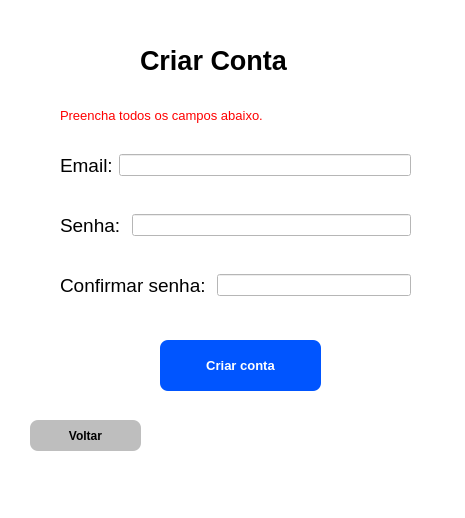
<?xml version="1.0" encoding="UTF-8"?>
<ui version="4.0">
 <class>MainWindow</class>
 <widget class="QMainWindow" name="MainWindow">
  <property name="geometry">
   <rect>
    <x>0</x>
    <y>0</y>
    <width>465</width>
    <height>518</height>
   </rect>
  </property>
  <property name="windowTitle">
   <string>MainWindow</string>
  </property>
  <property name="styleSheet">
   <string notr="true">background-color: rgb(255, 255, 255);</string>
  </property>
  <widget class="QWidget" name="centralwidget">
   <widget class="QPushButton" name="pushButton">
    <property name="geometry">
     <rect>
      <x>30</x>
      <y>420</y>
      <width>111</width>
      <height>31</height>
     </rect>
    </property>
    <property name="font">
     <font>
      <weight>75</weight>
      <bold>true</bold>
     </font>
    </property>
    <property name="cursor">
     <cursorShape>PointingHandCursor</cursorShape>
    </property>
    <property name="styleSheet">
     <string notr="true"> border-radius: 8px;
background-color: rgb(190, 190, 190);</string>
    </property>
    <property name="text">
     <string>Voltar</string>
    </property>
   </widget>
   <widget class="QLabel" name="label">
    <property name="geometry">
     <rect>
      <x>140</x>
      <y>40</y>
      <width>191</width>
      <height>41</height>
     </rect>
    </property>
    <property name="font">
     <font>
      <pointsize>20</pointsize>
      <weight>75</weight>
      <bold>true</bold>
     </font>
    </property>
    <property name="text">
     <string>Criar Conta</string>
    </property>
   </widget>
   <widget class="QWidget" name="horizontalLayoutWidget">
    <property name="geometry">
     <rect>
      <x>60</x>
      <y>140</y>
      <width>351</width>
      <height>51</height>
     </rect>
    </property>
    <layout class="QHBoxLayout" name="horizontalLayout">
     <item>
      <widget class="QLabel" name="label_2">
       <property name="font">
        <font>
         <pointsize>14</pointsize>
        </font>
       </property>
       <property name="text">
        <string>Email:</string>
       </property>
      </widget>
     </item>
     <item>
      <widget class="QLineEdit" name="lineEdit"/>
     </item>
    </layout>
   </widget>
   <widget class="QWidget" name="horizontalLayoutWidget_2">
    <property name="geometry">
     <rect>
      <x>60</x>
      <y>200</y>
      <width>351</width>
      <height>51</height>
     </rect>
    </property>
    <layout class="QHBoxLayout" name="horizontalLayout_2">
     <item>
      <widget class="QLabel" name="label_3">
       <property name="font">
        <font>
         <pointsize>14</pointsize>
        </font>
       </property>
       <property name="text">
        <string>Senha: </string>
       </property>
      </widget>
     </item>
     <item>
      <widget class="QLineEdit" name="lineEdit_2">
       <property name="enabled">
        <bool>true</bool>
       </property>
       <property name="echoMode">
        <enum>QLineEdit::Password</enum>
       </property>
      </widget>
     </item>
    </layout>
   </widget>
   <widget class="QWidget" name="horizontalLayoutWidget_3">
    <property name="geometry">
     <rect>
      <x>60</x>
      <y>260</y>
      <width>351</width>
      <height>51</height>
     </rect>
    </property>
    <layout class="QHBoxLayout" name="horizontalLayout_3">
     <item>
      <widget class="QLabel" name="label_4">
       <property name="font">
        <font>
         <pointsize>14</pointsize>
        </font>
       </property>
       <property name="text">
        <string>Confirmar senha: </string>
       </property>
      </widget>
     </item>
     <item>
      <widget class="QLineEdit" name="lineEdit_3">
       <property name="echoMode">
        <enum>QLineEdit::Password</enum>
       </property>
      </widget>
     </item>
    </layout>
   </widget>
   <widget class="QPushButton" name="pushButton_2">
    <property name="geometry">
     <rect>
      <x>160</x>
      <y>340</y>
      <width>161</width>
      <height>51</height>
     </rect>
    </property>
    <property name="font">
     <font>
      <pointsize>10</pointsize>
      <weight>75</weight>
      <bold>true</bold>
     </font>
    </property>
    <property name="cursor">
     <cursorShape>PointingHandCursor</cursorShape>
    </property>
    <property name="styleSheet">
     <string notr="true">background-color: rgb(0, 85, 255);
color: rgb(255, 255, 255);
 border-radius: 8px;</string>
    </property>
    <property name="text">
     <string>Criar conta</string>
    </property>
   </widget>
   <widget class="QLabel" name="label_5">
    <property name="geometry">
     <rect>
      <x>60</x>
      <y>100</y>
      <width>271</width>
      <height>31</height>
     </rect>
    </property>
    <property name="font">
     <font>
      <pointsize>10</pointsize>
     </font>
    </property>
    <property name="styleSheet">
     <string notr="true">color: rgb(255, 0, 0);</string>
    </property>
    <property name="text">
     <string>Preencha todos os campos abaixo. </string>
    </property>
   </widget>
  </widget>
  <widget class="QMenuBar" name="menubar">
   <property name="geometry">
    <rect>
     <x>0</x>
     <y>0</y>
     <width>465</width>
     <height>26</height>
    </rect>
   </property>
  </widget>
  <widget class="QStatusBar" name="statusbar"/>
 </widget>
 <resources/>
 <connections/>
</ui>
